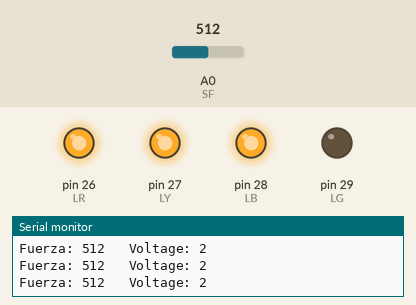
The sketch below on a simulated Arduino Mega 2560, built with avr-gcc and run on an emulated ATmega2560. Parts: output pins drawn as LEDs (lit = HIGH), the last lines printed to the serial monitor. The inputs (shaded band) are chosen by the test bench; at power-on: A0 (SF) = 512.

Above: at 1.3 s.
1.4 s: A0 (SF) set to 495
At 1.9 s:
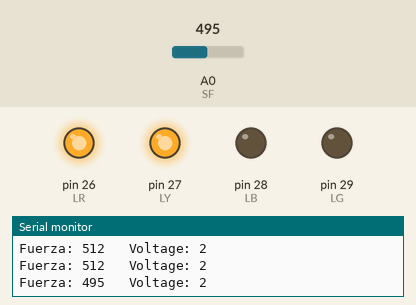
3.0 s: A0 (SF) set to 268
4.5 s: A0 (SF) set to 244
At 5.5 s:
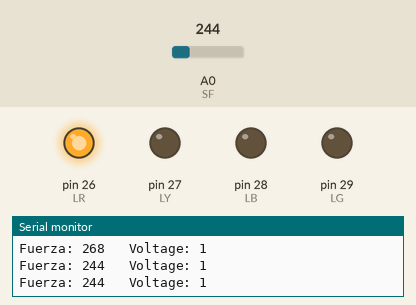
6.0 s: A0 (SF) set to 775
At 6.8 s:
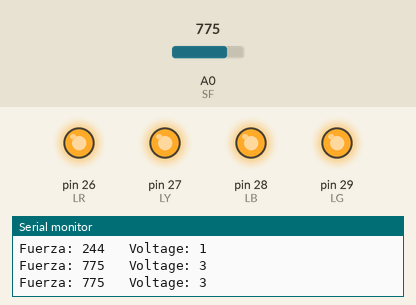
7.5 s: A0 (SF) set to 750
At 7.9 s:
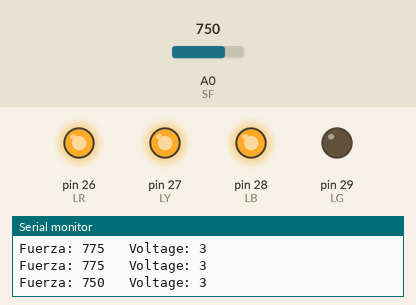
9.0 s: A0 (SF) set to 900
At 10.3 s:
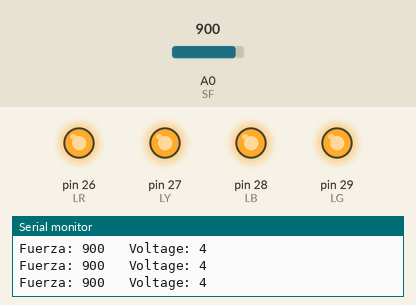
Timing chart, 0 to 11.5 s (numbered marks = the images above; inputs shaded):
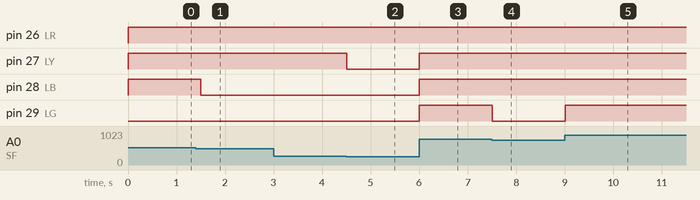

Measured:
- the behaviour switches between 510 and 509 on A0 (SF) (found by bisection; images 0 and 1)
- the behaviour switches between 255 and 254 on A0 (SF) (found by bisection; images 1 and 2)
- the behaviour switches between 765 and 764 on A0 (SF) (found by bisection; images 3 and 4)
- after the input at 1.4 s, pin 28 (LB): HIGH → LOW after 0.10 s
- after the input at 4.5 s, pin 27 (LY): HIGH → LOW at once
- after the input at 6.0 s, pin 27 (LY), pin 28 (LB), pin 29 (LG): LOW → HIGH at once
- after the input at 7.5 s, pin 29 (LG): HIGH → LOW at once
- after the input at 9.0 s, pin 29 (LG): LOW → HIGH at once

The sketch:

Taller3.ino
```cpp
#define SF 0
#define LR 26
#define LY 27
#define LB 28
#define LG 29

unsigned int medicion = 0;
unsigned int vol = 0;

void setup() {

  pinMode (SF, INPUT);
  pinMode (LR, OUTPUT);
  pinMode (LY, OUTPUT);
  pinMode (LB, OUTPUT);
  pinMode (LG, OUTPUT);

  digitalWrite(LR, LOW);
  digitalWrite(LY, LOW);
  digitalWrite(LB, LOW);
  digitalWrite(LG, LOW);

  Serial.begin(9600);
}

void loop() {

  medicion = analogRead(SF);
  vol = (5 * medicion) / 1023;

  if (medicion >= 0) {
    digitalWrite(LR, HIGH);
  }
  if ( medicion >= 255 && medicion <= 1023) {
    digitalWrite(LY, HIGH);
  } else {
    digitalWrite(LY, LOW);
  }
  if ( medicion >= 510 && medicion <= 1023) {
    digitalWrite(LB, HIGH);
  } else {
    digitalWrite(LB, LOW);
  }
  if ( medicion >= 765 && medicion <= 1023) {
    digitalWrite(LG, HIGH);
  } else {
    digitalWrite(LG, LOW);
  }

  Serial.print("Fuerza: ");
  Serial.print(medicion);
  Serial.print("   Voltage: ");
  Serial.println(vol);
  delay(500);
}
```
